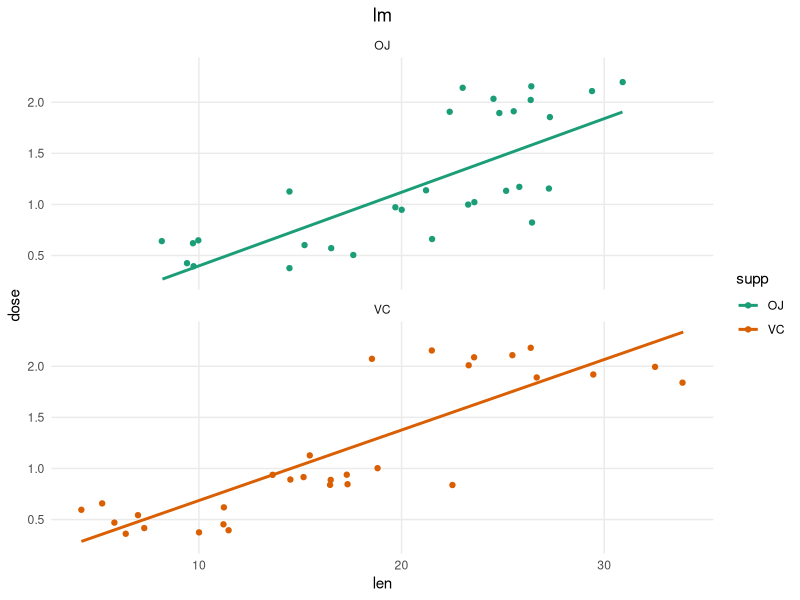
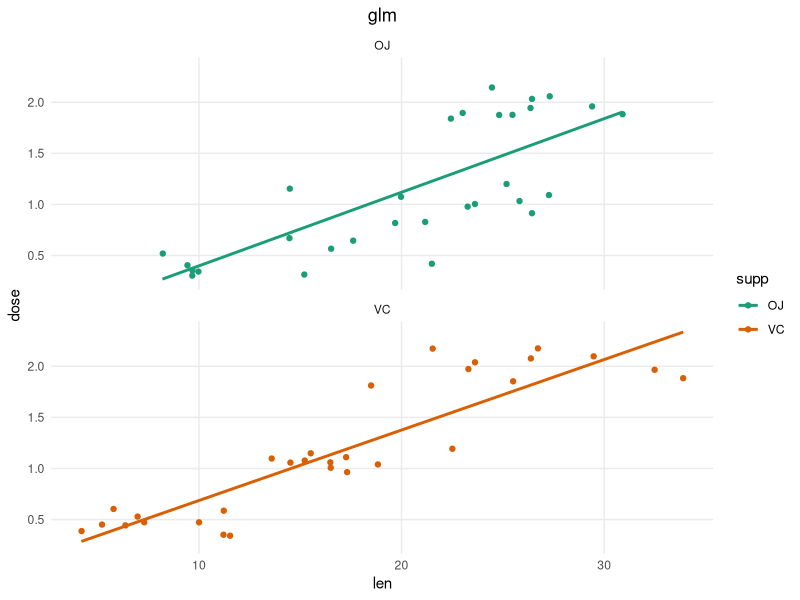
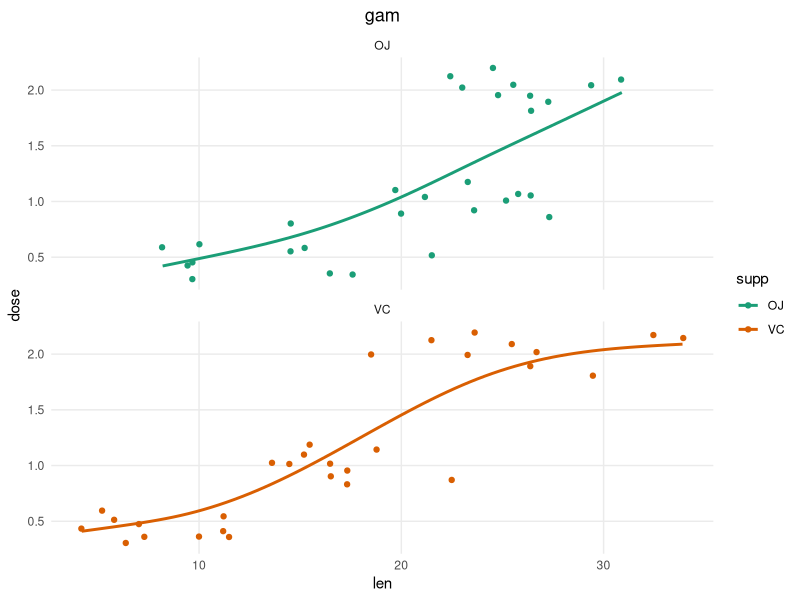
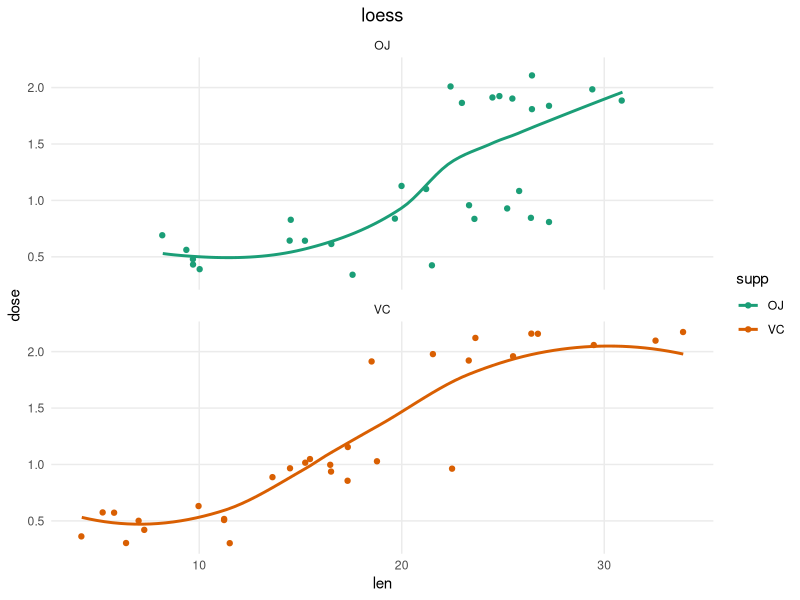

Reproduce these figures in R, in order.
## ---- chunk 1
knitr::opts_chunk$set(
  comment = "#", 
  cache = FALSE,  
  collapse = TRUE,
  error = TRUE,
  tidy.opts=list(width.cutoff=65),
  echo = TRUE,
  message = FALSE,
  warning = FALSE
)
library(scales)
library(tidyverse)
theme_set(theme_minimal())
theme_update(panel.grid.minor = element_blank())
theme_update(plot.title = element_text(hjust = 0.5))
## ---- chunk 2
c("lm", "glm", "gam", "loess") |>
  map(.x = _, .f = \(method){
    ggplot(data = ToothGrowth, mapping = aes(x = len, y = dose, color = supp)) + 
      geom_point(position = "jitter") +
      geom_smooth(se = FALSE, method = method) + 
      labs(title = method) + 
      facet_wrap(~ supp, ncol = 1, scales = "fixed") + 
      scale_color_brewer(type = "qual", palette = "Dark2")
      }
    )
